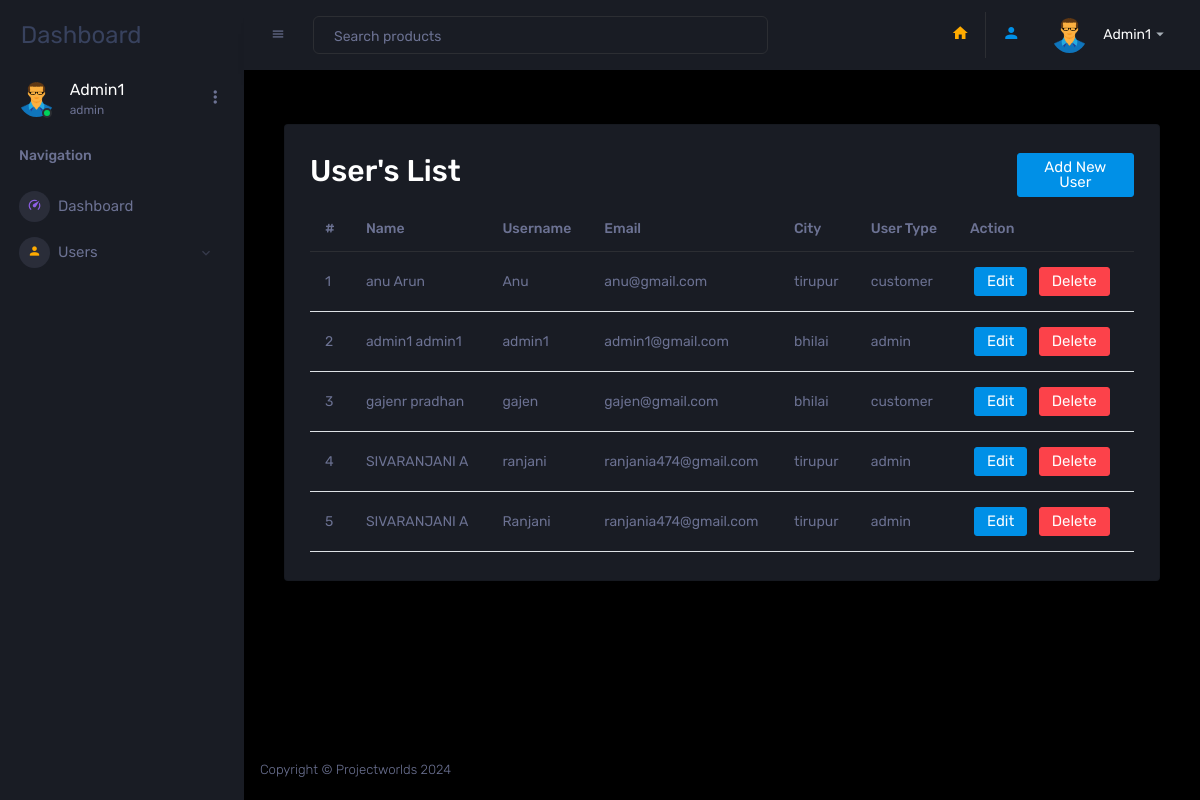
Page /user/list/a/ (signed in) on the committed database.
### users/models.py (models this page shows, shortened)
class MyUser(AbstractUser):
    city = models.CharField(max_length=255)
    user_type = models.CharField(max_length=255, choices=(('admin', 'Admin'),
                                                          ('customer', 'Customer')))

class Profile(models.Model):
    user = models.OneToOneField(MyUser, on_delete=models.CASCADE)
    image = models.ImageField(default='default.webp', upload_to='images/profile/', null=True, blank=True)

### users/views.py (the view)
# urls.py: path('user/list/a/', views.UserListView.as_view(), name='list'),
class UserListView(MyMixin, ListView):
    model = MyUser
    template_name = 'users/list.html'
    context_object_name = 'data'

### users/views.py (called while the page is built)
    def test_func(self):
        return self.request.user.user_type == 'admin'

### templates/users/list.html
{% extends 'base.html' %}
{% load static %}
{% block content %}
<div class="col-lg-12 grid-margin stretch-card">
  <div class="card">
    <div class="card-body">
      <div class="row">
        <div class="col-md-10">
          <h2 class="card-title">User's List</h2>
        </div>
        <div class="col-md-2">
          <a href="{% url 'user_app:create' %}" class="btn btn-primary">Add New User</a>
        </div>
      </div>
      <div class="table-responsive">
        <table class="table">
          <thead>
            <tr>
              <th>#</th>
              <th>Name</th>
              <th>Username</th>
              <th>Email</th>
              <th>City</th>
              <th>User Type</th>
              <th>Action</th>
            </tr>
          </thead>
          <tbody>
          {% for user in data %}
            <tr>
              <td>{{ forloop.counter }}</td>
              <td>{{ user.first_name }} {{ user.last_name }}</td>
              <td>{{ user.username }}</td>
              <td>{{ user.email }}</td>
              <td>{{ user.city }}</td>
              <td>{{ user.user_type }}</td>
              <td>
                <a href="{% url 'user_app:update' user.id %}" class="btn btn-primary mx-1">Edit</a>
                <a href="{% url 'user_app:delete' user.id %}" class="btn btn-danger mx-1">Delete</a>
              </td>
            </tr>
          {% endfor %}
          </tbody>
        </table>
      </div>
    </div>
  </div>
</div>
{% endblock content %}

### templates/partials/sidebar.html (shortened to what this page needs)
{% load static %}
<nav class="sidebar sidebar-offcanvas" id="sidebar">
    <div class="sidebar-brand-wrapper d-none d-lg-flex align-items-center justify-content-center fixed-top">
        <a class="sidebar-brand brand-logo" href="{% url 'user_app:home' %}" class="preview-subject ellipsis mb-1 text-small">Dashboard</a>
    </div>
    <ul class="nav">
        <li class="nav-item profile">
            <div class="profile-desc">
                <div class="profile-pic">
                    <div class="count-indicator">
                        <img alt="" class="img-xs rounded-circle " src="{{ user.profile.image.url }}">
                        <span class="count bg-success"></span>
                    </div>
                    <div class="profile-name">
                        <h5 class="mb-0 font-weight-normal">{{ user.username | capfirst }}</h5>
                        <span>{{ user.user_type }}</span>
                    </div>
                </div>
                <a data-toggle="dropdown" href="#" id="profile-dropdown"><i class="mdi mdi-dots-vertical"></i></a>
            </div>
        </li>
        <li class="nav-item nav-category">
            <span class="nav-link">Navigation</span>
        </li>
        <li class="nav-item menu-items">
            <a class="nav-link" href="{% url 'user_app:home' %}">
              <span class="menu-icon">
                <i class="mdi mdi-speedometer"></i>
              </span>
                <span class="menu-title">Dashboard</span>
            </a>
        </li>
        <li class="nav-item menu-items">
            <a aria-controls="ui-basic" aria-expanded="false" class="nav-link" data-toggle="collapse" href="#ui-basic">
              <span class="menu-icon">
                <i class="mdi mdi-account"></i>
              </span>
                <span class="menu-title">Users</span>
                <i class="menu-arrow"></i>
            </a>
        </li>
    </ul>
</nav>

### templates/partials/navbar.html (shortened to what this page needs)
{% load static %}
<nav class="navbar p-0 fixed-top d-flex flex-row">
    <div class="navbar-menu-wrapper flex-grow d-flex align-items-stretch">
        <button class="navbar-toggler navbar-toggler align-self-center" data-toggle="minimize" type="button">
            <span class="mdi mdi-menu"></span>
        </button>
        <ul class="navbar-nav w-100">
            <li class="nav-item w-100">
                <form class="nav-link mt-2 mt-md-0 d-none d-lg-flex search">
                    <input class="form-control" placeholder="Search products" type="text">
                </form>
            </li>
        </ul>
        <ul class="navbar-nav navbar-nav-right">
            <li class="nav-item nav-settings d-none d-lg-block">
                <a class="nav-link" href="{% url 'user_app:home' %}">
                    <i class="mdi mdi-home text-warning"></i>
                </a>
            </li>
            <li class="nav-item nav-settings d-none d-lg-block border-left">
                <a class="nav-link" href="{% url 'user_app:profile' user.id %}">
                    <i class="mdi mdi-account text-primary"></i>
                </a>
            </li>
            <li class="nav-item dropdown">
                <a class="nav-link" data-toggle="dropdown" href="#" id="profileDropdown">
                    <div class="navbar-profile">
                        <img alt="" class="img-xs rounded-circle" src="{{ user.profile.image.url }}">
                        <p class="mb-0 d-none d-sm-block navbar-profile-name">{{ user.username | capfirst }}</p>
                        <i class="mdi mdi-menu-down d-none d-sm-block"></i>
                    </div>
                </a>
            </li>
        </ul>
    </div>
</nav>

### rows in the picture
MyUser: profile.image (placeholder picture), username "Admin1", user_type "admin", first_name "admin1", last_name "admin1", username "admin1", email "admin1@gmail.com", city "bhilai"
MyUser: first_name "anu", last_name "Arun", username "Anu", email "anu@gmail.com", city "tirupur", user_type "customer"
MyUser: first_name "gajenr", last_name "pradhan", username "gajen", email "gajen@gmail.com", city "bhilai", user_type "customer"
MyUser: first_name "SIVARANJANI", last_name "A", username "ranjani", email "ranjania474@gmail.com", city "tirupur", user_type "admin"
MyUser: first_name "SIVARANJANI", last_name "A", username "Ranjani", email "ranjania474@gmail.com", city "tirupur", user_type "admin"
